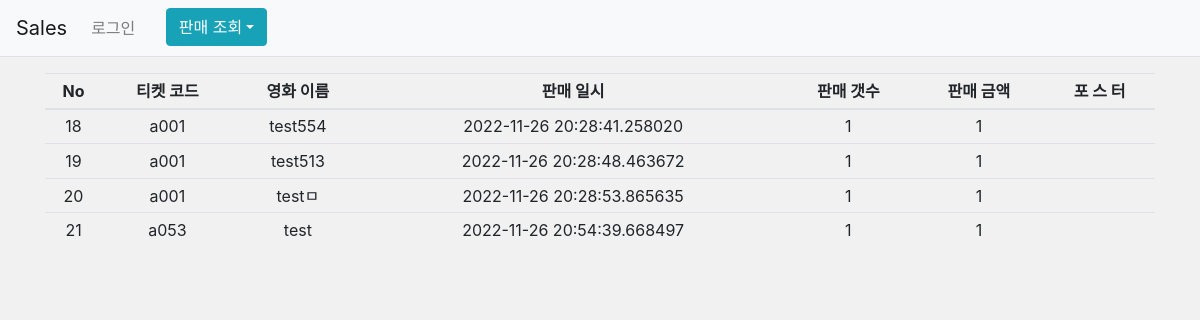
The page /sales/full_list/ on the database its author committed.
### sales/models.py (models this page shows, shortened)
class Product (models.Model) :
    id = models.AutoField(primary_key = True)
    pcode = models.CharField(max_length = 10, unique = True, null = True)
    pname = models.TextField()
    jang = models.TextField()
    ptime = models.IntegerField(default = 0)
    unitprice = models.IntegerField(default = 0)
    discountrate = models.DecimalField(max_digits = 11, decimal_places = 2, default = 0)
    img_file = models.ImageField(null = True, blank = True)
    author = models.ForeignKey(User, on_delete = models.CASCADE)
    create_date = models.DateTimeField(null = True, blank = True)
    class Meta :
        unique_together = (("id", "pcode"),)

### sales/views.py (the view)
# urls.py: path('sales/full_list/', views.full_history, name = 'full_list'),
def full_history(request) :
    table = accountingAnd.account('All')
    context = {'table' : table}
    return render(request, 'sales/sales_full_list.html', context)

### addons/SQLite.py (called while the page is built)
def servConnect(sel, sql) : ### <요구사항-3> 반영 ###
    path = Path(os.path.dirname(os.path.realpath(__file__))).parent
    conn = sqlite3.connect(f"{path}/sales_db.sqlite3")
    corr = conn.cursor()
    corr.execute(sql)
    if sel == 'alone' :
        None
    elif sel == 'commit' :
        conn.commit()
    elif sel == 'fetch' :
        rerult = corr.fetchall()
        corr.close()
        conn.close()
        return rerult
    corr.close()
    conn.close()

### addons/log_fetch.py (called while the page is built)
    def account(sel = None) :
        val = accountingTeamCalc(sel)
        return val

### templates/sales/sales_full_list.html (shortened to what this page needs)
{% extends 'base.html' %}
{% block content %}
<!DOCTYPE html>
<html lang='ko'>
<head>
    <link rel="stylesheet" type="text/css" href="bootstrap.min.css">
    <link rel="stylesheet" type="text/css" href="style.css">
</head>
<body id = "color">
    <div class="container my-3">
        <table class="table table-sm">
            <thead>
                <tr class="text-center thead-info">
                    <th>No</th>
                    <th>티켓 코드</th>
                    <th>영화 이름</th>
                    <th>판매 일시</th>
                    <th>판매 갯수</th>
                    <th>판매 금액</th>
                    <th>포 스 터</th>
                </tr>
            </thead>
            <tbody>
                {% for row in table %}
                <tr class="text-center tbody-info">
                    <td allign = 'center'>{{ row.0 }}</td>
                    <td allign = 'center'>{{ row.1 }}</td>
                    <td allign = 'center'>{{ row.2 }}</td>
                    <td allign = 'center'>{{ row.3 }}</td>
                    <td allign = 'center'>{{ row.4 }}</td>
                    <td allign = 'center'>{{ row.5 }}</td>
                    <td allign = 'center'></td>
                </tr>
                {% endfor %}
            </tbody>
        </table>
    </div>
</body>
{% endblock %}

### templates/base.html (shortened to what this page needs)
{% load static %}
<!doctype html>
<html lang = "ko">
<head>
    <link rel="stylesheet" type="text/css" href="{% static 'bootstrap.min.css' %}">
    <link rel="stylesheet" type="text/css" href="{% static 'style.css' %}">
</head>
<body id = "color">
{% include "navbar.html" %}
{% block content %}
{% endblock %}
</body>
</html>

### templates/navbar.html (shortened to what this page needs)
<nav class = "navbar navbar-expand-lg navbar-light bg-light border-bottom">
    <a class = "navbar-brand" href = "{% url 'sales:index' %}">Sales</a>
    <div class = "collapse navbar-collapse flex-grow-0" id = "navbarNav">
        <ul class = "navbar-nav">
            <li class = "nav-item">
                {% if user.is_authenticated %}
                    <a class = "nav-link" href="{% url 'common:logout' %}">{{ user.username }} (로그아웃)</a>
                {% else %}
                    <a class = "nav-link" href="{% url 'common:login' %}">로그인</a>
                {% endif %}
            </li>
            <li>
                <a>&nbsp&nbsp&nbsp&nbsp&nbsp</a>
            </li>
            <div class = "dropdown">
                <button class="btn btn-info dropdown-toggle" type="button" id="dropdownMenuButton" data-toggle="dropdown" aria-haspopup="true" aria-expanded="false">판매 조회</button>
            </div>
        </ul>
    </div>
</nav>

### static/style.css (style rules this page uses)
#color { background-color: rgb(241, 241, 241); }

### rows shown on the page
sales_log: row "18", lcode "a001", lname "test554", row "2022-11-26 20:28:41.258020", row "1"
sales_log: row "19", lcode "a001", lname "test513", row "2022-11-26 20:28:48.463672", row "1"
sales_log: row "20", lcode "a001", lname "testㅁ", row "2022-11-26 20:28:53.865635", row "1"
Product: row "21", pcode "a053", row "test", row "2022-11-26 20:54:39.668497", row "1"
